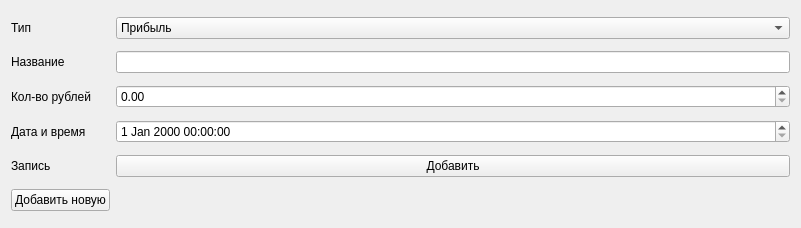
   <widget class="QWidget" name="gridLayoutWidget">
    <property name="geometry">
     <rect>
      <x>0</x>
      <y>120</y>
      <width>801</width>
      <height>228</height>
     </rect>
    </property>
    <layout class="QGridLayout" name="gridLayout">
     <item row="0" column="0">
      <widget class="QLabel" name="label_4">
       <property name="styleSheet">
        <string notr="true">font: 16pt &quot;Roboto&quot;;</string>
       </property>
       <property name="text">
        <string>Тип</string>
       </property>
      </widget>
     </item>
     <item row="2" column="1">
      <widget class="QDoubleSpinBox" name="cash_coun">
       <property name="styleSheet">
        <string notr="true">font: 16pt &quot;Roboto&quot;;</string>
       </property>
      </widget>
     </item>
     <item row="0" column="1">
      <widget class="QComboBox" name="type_combobox">
       <property name="styleSheet">
        <string notr="true">font: 16pt &quot;Roboto&quot;;</string>
       </property>
       <item>
        <property name="text">
         <string>Прибыль</string>
        </property>
       </item>
       <item>
        <property name="text">
         <string>Убыль</string>
        </property>
       </item>
      </widget>
     </item>
     <item row="4" column="0">
      <widget class="QLabel" name="label_11">
       <property name="text">
        <string>Дата и время</string>
       </property>
      </widget>
     </item>
     <item row="1" column="0">
      <widget class="QLabel" name="label_5">
       <property name="styleSheet">
        <string notr="true">font: 16pt &quot;Roboto&quot;;</string>
       </property>
       <property name="text">
        <string>Название</string>
       </property>
      </widget>
     </item>
     <item row="4" column="1">
      <widget class="QDateTimeEdit" name="datetime_edit"/>
     </item>
     <item row="1" column="1">
      <widget class="QLineEdit" name="title_of_budget">
       <property name="styleSheet">
        <string notr="true">font: 16pt &quot;Roboto&quot;;</string>
       </property>
      </widget>
     </item>
     <item row="2" column="0">
      <widget class="QLabel" name="label_6">
       <property name="styleSheet">
        <string notr="true">font: 16pt &quot;Roboto&quot;;</string>
       </property>
       <property name="text">
        <string>Кол-во рублей</string>
       </property>
      </widget>
     </item>
     <item row="6" column="0">
      <widget class="QPushButton" name="pushButton">
       <property name="styleSheet">
        <string notr="true">font: 16pt &quot;Roboto&quot;;</string>
       </property>
       <property name="text">
        <string>Добавить новую</string>
       </property>
      </widget>
     </item>
     <item row="5" column="0">
      <widget class="QLabel" name="label_10">
       <property name="styleSheet">
        <string notr="true">font: 14pt &quot;Roboto&quot;;</string>
       </property>
       <property name="text">
        <string>Запись</string>
       </property>
      </widget>
     </item>
     <item row="5" column="1">
      <widget class="QPushButton" name="add_btn">
       <property name="text">
        <string>Добавить</string>
       </property>
      </widget>
     </item>
    </layout>
   </widget>
